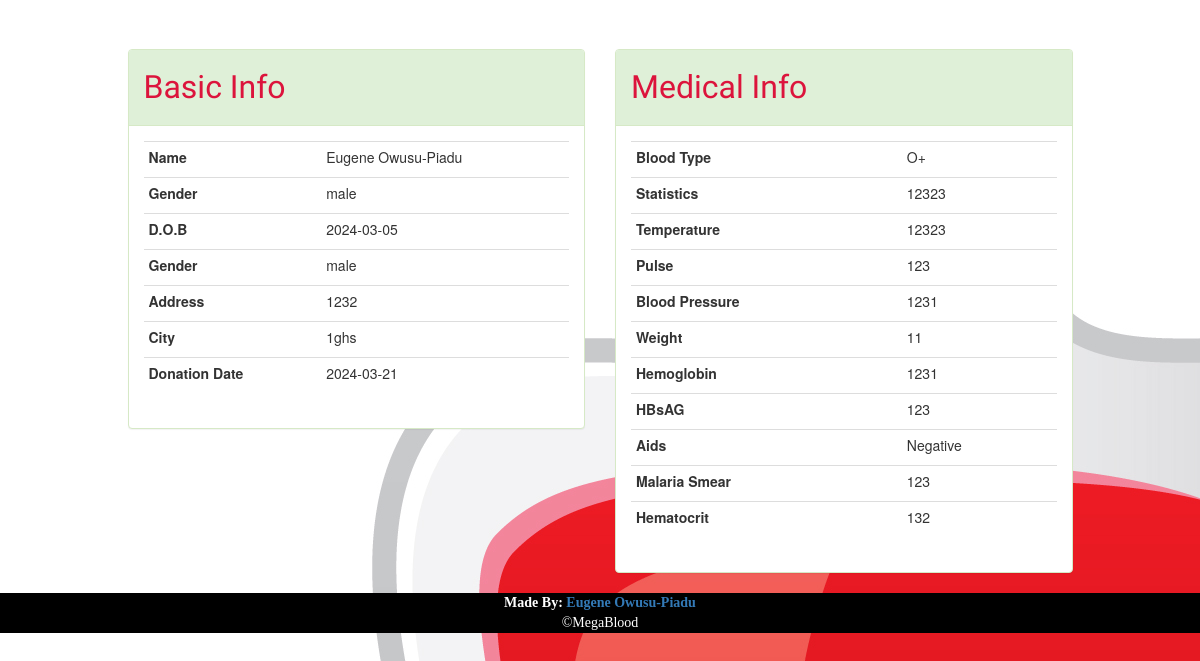
The app's page /profile.php?id=33 with its own data.
### tables this page shows
CREATE TABLE IF NOT EXISTS `donors` (
  `id` int NOT NULL AUTO_INCREMENT,
  `fname` varchar(45) NOT NULL,
  `mname` varchar(30) DEFAULT NULL,
  `lname` varchar(45) NOT NULL,
  `sex` varchar(10) NOT NULL,
  `b_type` varchar(2) NOT NULL,
  `bday` date NOT NULL,
  `h_address` varchar(50) NOT NULL,
  `city` varchar(30) NOT NULL,
  `don_date` date NOT NULL,
  `stats` text NOT NULL,
  `temp` varchar(10) NOT NULL,
  `pulse` varchar(10) NOT NULL,
  `bp` varchar(10) NOT NULL,
  `weight` int NOT NULL,
  `hemoglobin` varchar(25) NOT NULL,
  `hbsag` varchar(10) NOT NULL,
  `aids` varchar(15) NOT NULL,
  `malaria_smear` varchar(20) NOT NULL,
  `hematocrit` varchar(15) NOT NULL,
  `phone` varchar(10) DEFAULT NULL,
  `mobile` varchar(11) NOT NULL,
  PRIMARY KEY (`id`)
);

### php/DBConnect.php (called while the page is built, shortened)
<?php
class DBConnect {
    private $db = NULL;
    public function __construct() {
        $dsn = 'mysql:dbname=' . self::DB_NAME . ';host=' . self::DB_SERVER;
        try {
            $this->db = new PDO($dsn, self::DB_USER, self::DB_PASSWORD);
        } catch (PDOException $e) {
            throw new Exception('Connection failed: ' .
            $e->getMessage());
        }
        return $this->db;
    }
    public function getDonorProfileById($id){
        $stmt = $this->db->prepare("SELECT * FROM donors WHERE id=?");
        $stmt->execute([$id]);
        return $stmt->fetchAll();
    }
}

### profile.php (the view, shortened to what this page needs)
<?php
$id = $_GET['id'];
require_once 'php/DBConnect.php';
$db = new DBConnect();
$donor = $db->getDonorProfileById($id);
include 'layout/_header.php';
?>
<div class="container">
    <div class="row">
        <div class="col-sm-1"></div>
        <div class="col-md-5">
            <div class="panel panel-success">
                <div class="panel-heading">
                    <h5>Basic Info</h5>
                </div>
                <div class="panel-body">
                    <table class="table table-condensed">
                        <tr>
                            <td><label>Name</label></td>
                            <td><?= $donor[0]['fname']." ".$donor[0]['mname']." ".$donor[0]['lname']; ?></td>
                        </tr>
                        <tr>
                            <td><label>Gender</label></td>
                            <td><?= $donor[0]['sex']; ?></td>
                        </tr>
                        <tr>
                            <td><label>D.O.B</label></td>
                            <td><?= $donor[0]['bday']; ?></td>
                        </tr>
                        <tr>
                            <td><label> Gender </label></td>
                            <td><?= $donor[0]['sex']; ?></td>
                        </tr>
                        <tr>
                            <td><label> Address </label></td>
                            <td><?= wordwrap($donor[0]['h_address'], 26, '<br>'); ?></td>
                        </tr>
                        <tr>
                            <td><label> City </label></td>
                            <td><?= $donor[0]['city']; ?></td>
                        </tr>
                        <tr>
                            <td><label> Donation Date </label></td>
                            <td><?= $donor[0]['don_date']; ?></td>
                        </tr>
                    </table>
                </div>
            </div>
        </div>
        <div class="col-md-5">
            <div class="panel panel-success">
                <div class="panel-heading">
                    <h5>Medical Info</h5>
                </div>
                <div class="panel-body">
                    <table class="table table-condensed">
                        <tr>
                            <td><label>Blood Type</label></td>
                            <td><?= $donor[0]['b_type']; ?></td>
                        </tr>
                        <tr>
                            <td><label>Statistics</label></td>
                            <td><?= $donor[0]['stats']; ?></td>
                        </tr>
                        <tr>
                            <td><label>Temperature</label></td>
                            <td><?= $donor[0]['temp']; ?></td>
                        </tr>
                        <tr>
                            <td><label> Pulse </label></td>
                            <td><?= $donor[0]['pulse']; ?></td>
                        </tr>
                        <tr>
                            <td><label> Blood Pressure </label></td>
                            <td><?= $donor[0]['bp']; ?></td>
                        </tr>
                        <tr>
                            <td><label> Weight </label></td>
                            <td><?= $donor[0]['weight']; ?></td>
                        </tr>
                        <tr>
                            <td><label> Hemoglobin </label></td>
                            <td><?= $donor[0]['hemoglobin']; ?></td>
                        </tr>
                        <tr>
                            <td><label> HBsAG </label></td>
                            <td><?= $donor[0]['hbsag']; ?></td>
                        </tr>
                        <tr>
                            <td><label> Aids </label></td>
                            <td><?= $donor[0]['aids']; ?></td>
                        </tr>
                        <tr>
                            <td><label> Malaria Smear </label></td>
                            <td><?= $donor[0]['malaria_smear']; ?></td>
                        </tr>
                        <tr>
                            <td><label> Hematocrit </label></td>
                            <td><?= $donor[0]['hematocrit']; ?></td>
                        </tr>
                    </table>
                </div>
            </div>
        </div>
        <div class="col-sm-1"></div>
    </div>
</div>
<?php include 'layout/_footer.php'; ?>

### layout/_header.php (shortened to what this page needs)
<!DOCTYPE html>
<html lang="en">
    <head>
        <link rel="stylesheet" href="css/bootstrap.min.css">
        <link rel="stylesheet" href="css/mystyle.css">
    </head>
    <body>

### layout/_footer.php
<footer class="foter">
            <b>Made By: <a href="#">Eugene Owusu-Piadu</a></b>
            <br>
            &COPY;MegaBlood
</footer>
</body>
</html>

### css/mystyle.css (style rules this page uses)
body { padding-top: 3.5em; background-image: url("../assets/bg_image.jpg"); }
h5 { font-size: xx-large; font-family: "Cantarell",cursive; color: crimson; }
footer { text-align: center; background-color: black; font-family: tahoma; color: white; }

### records on screen
donors: fname "Eugene", lname "Owusu-Piadu", sex "male", bday "2024-03-05", h_address "1232", city "1ghs", don_date "2024-03-21", b_type "O+", stats "12323", temp "12323", pulse "123", bp "1231", weight "11", hemoglobin "1231", hbsag "123", aids "Negative", malaria_smear "123", hematocrit "132"
